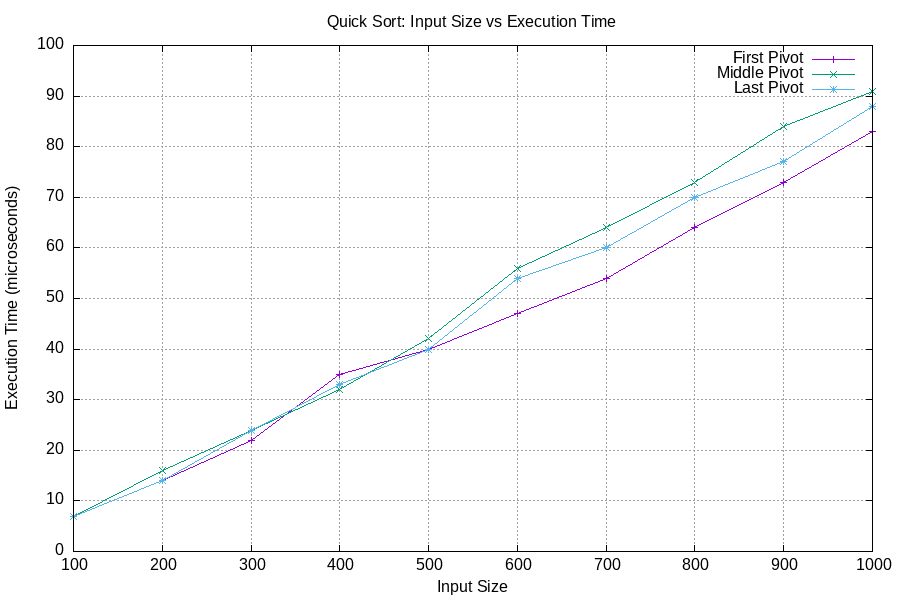

Write gnuplot code to recreate this figure.
set terminal png size 900,600
set output 'execution_time.png'
set title 'Quick Sort: Input Size vs Execution Time'
set xlabel 'Input Size'
set ylabel 'Execution Time (microseconds)'
set grid
plot 'quicksort_data.dat' using 1:2 with linespoints title 'First Pivot', 'quicksort_data.dat' using 1:3 with linespoints title 'Middle Pivot', 'quicksort_data.dat' using 1:4 with linespoints title 'Last Pivot'
